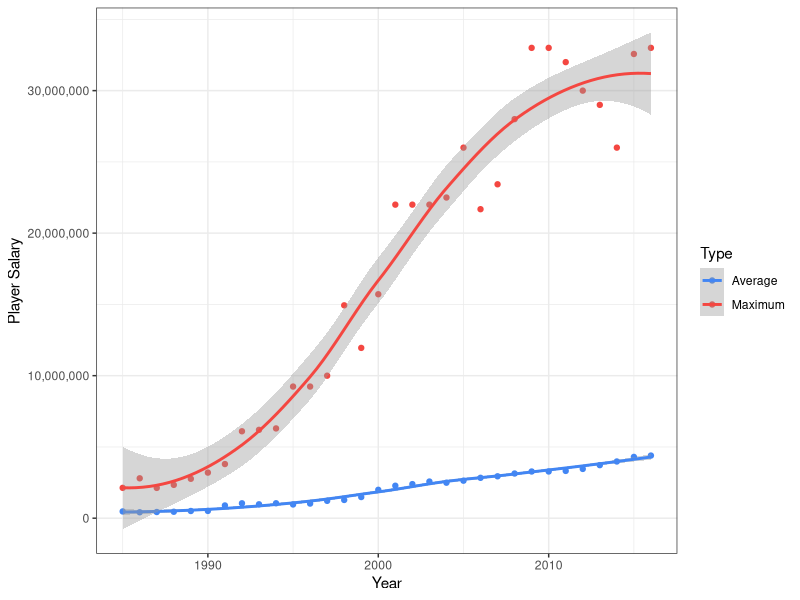
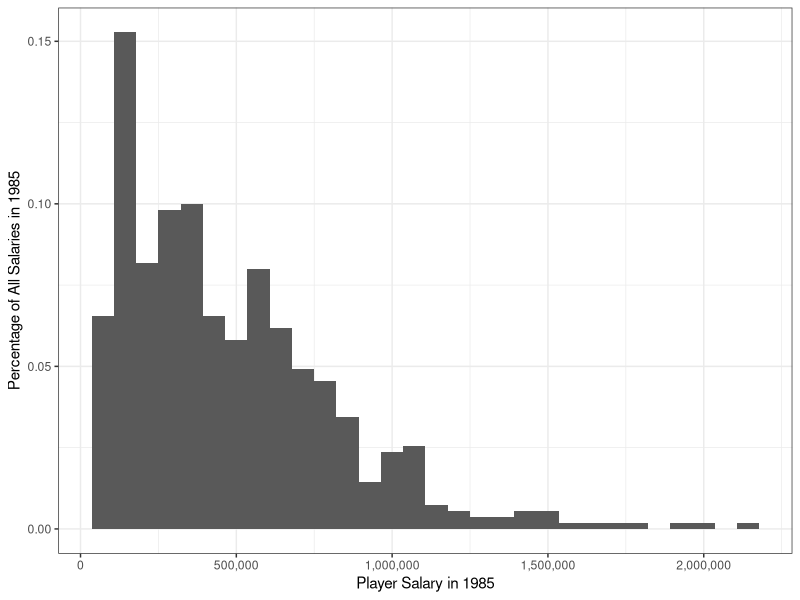
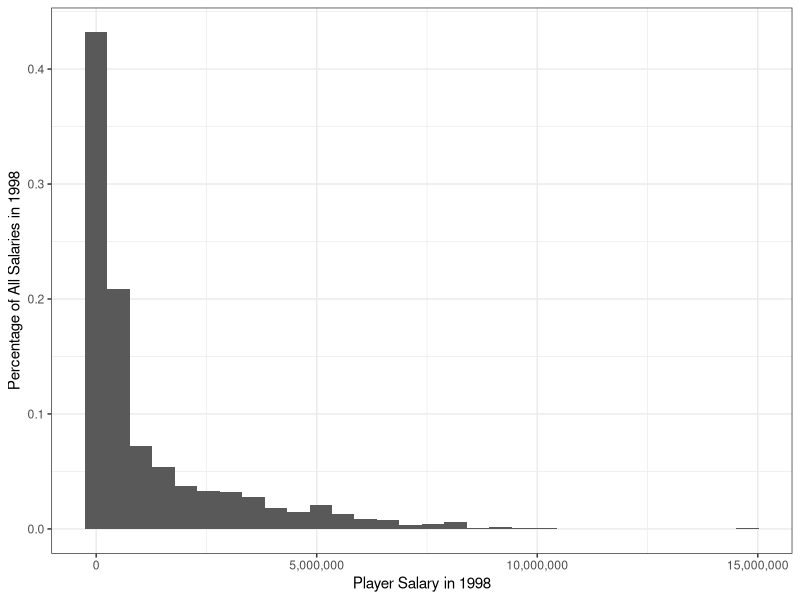
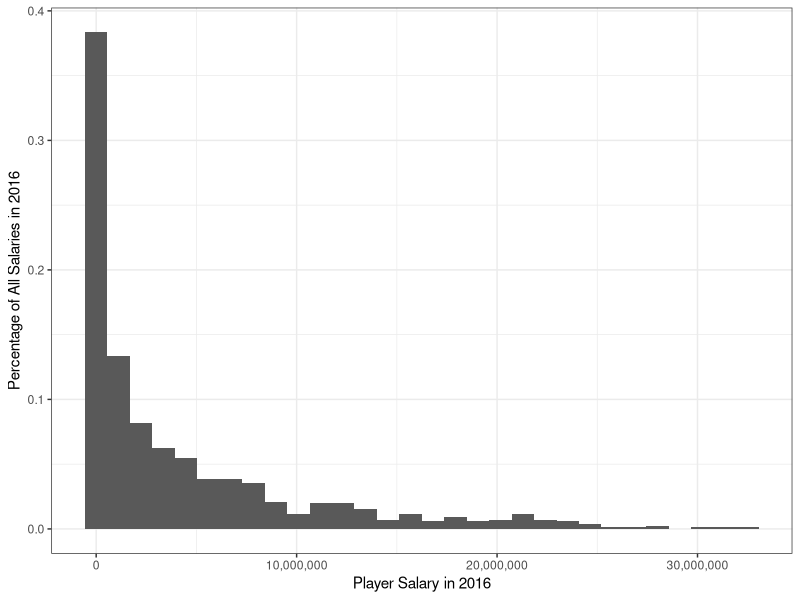
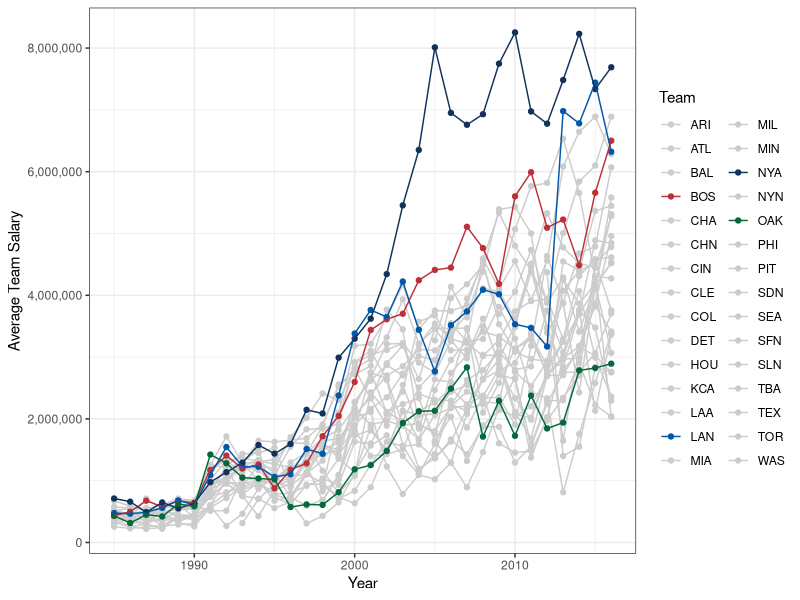
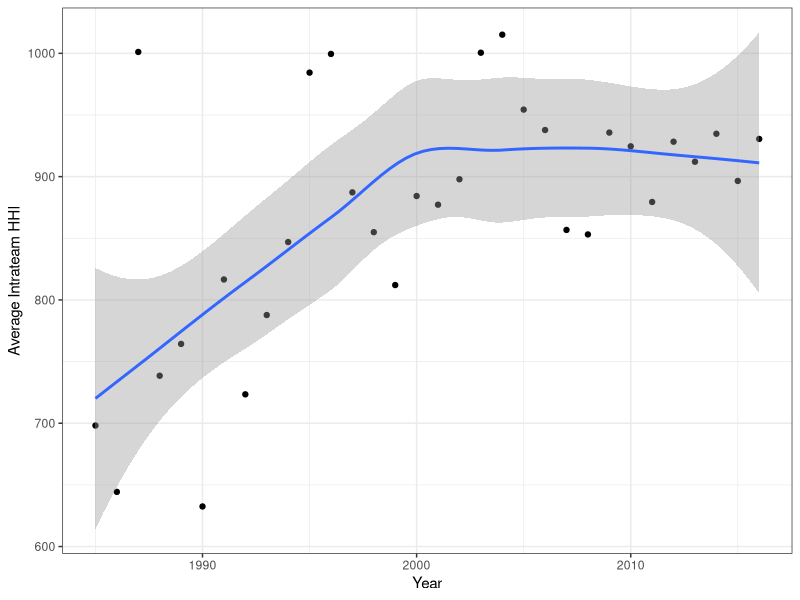
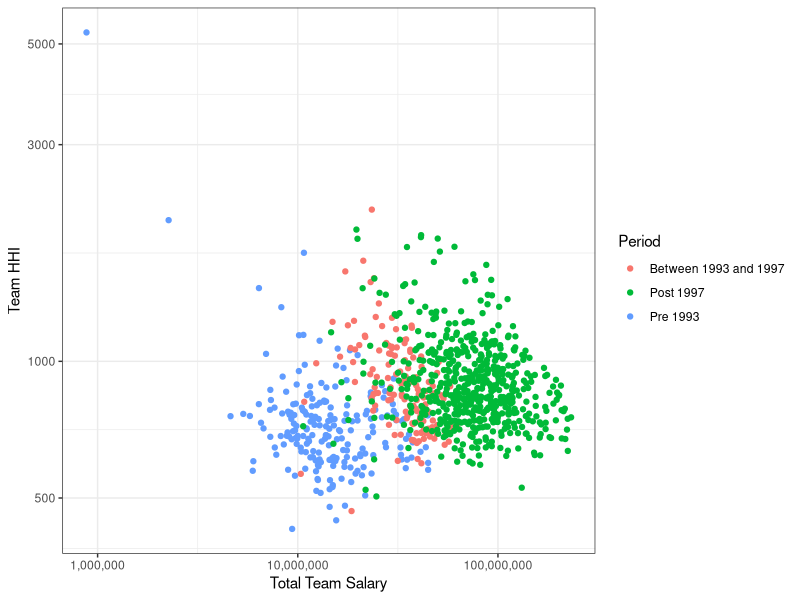

Write the R code that produced these figures, in order.
## ---- chunk 1
library(here)
library(scales)
library(tidyverse)

theme_set(theme_bw())

knitr::opts_chunk$set(echo = TRUE)
## ---- chunk 2
teams <- read_csv(here('teams.csv'))
salaries <- read_csv(here('salaries.csv'))
## ---- chunk 3
teams <- teams %>%
  filter(1985 <= yearID & yearID <= 2016) %>%
  mutate(winPercentage = W / (W + L) * 1000)

salaries <- salaries %>%
  filter(1985 <= yearID & yearID <= 2016) %>%
  mutate(salaryMil = salary / 1000000)
## ---- chunk 4
teams <- teams %>%
  inner_join(salaries) %>%
  group_by(yearID, teamID, G, W, L, winPercentage) %>%
  summarize(totalSalaryMil = sum(salaryMil))
## ---- chunk 5
salaries <- salaries %>% 
  inner_join(teams) %>%
  mutate(salaryShare = salaryMil / totalSalaryMil * 100) %>%
  mutate(salaryShareSquared = salaryShare ^ 2) %>%
  select(yearID, teamID, playerID, salary, salaryShare, salaryShareSquared)
## ---- chunk 6
teams <- teams %>%
  inner_join(salaries) %>%
  group_by(yearID, teamID, G, W, L, winPercentage, totalSalaryMil) %>%
  summarize(HHI = sum(salaryShareSquared))
## ---- chunk 7
teams_old <- teams %>%
  filter(1985 <= yearID & yearID <= 1998) %>%
  mutate(normalizedYear = yearID - 1985)

salaries_old <- salaries %>%
  filter(1985 <= yearID & yearID <= 1998)
## ---- chunk 8
summary(teams_old$winPercentage)
summary(teams_old$totalSalaryMil)
summary(teams_old$HHI)
## ---- chunk 9
linear_fixed_old <- lm(formula = winPercentage ~ totalSalaryMil + HHI +
                                                 normalizedYear + teamID + 0,
                       data = teams_old)
summary(linear_fixed_old)$coefficients
## ---- chunk 10
linear_random_old <- lm(formula = winPercentage ~ totalSalaryMil + HHI + normalizedYear,
                        data = teams_old)
summary(linear_random_old)$coefficients
## ---- chunk 11
log_log_fixed_old <- lm(formula = log(winPercentage) ~ log(totalSalaryMil) + log(HHI) +
                                                       normalizedYear + teamID + 0,
                        data = teams_old)
summary(log_log_fixed_old)$coefficients
## ---- chunk 12
log_log_random_old <- lm(formula = log(winPercentage) ~ log(totalSalaryMil) + log(HHI) +
                                                        normalizedYear,
                         data = teams_old)
summary(log_log_random_old)$coefficients
## ---- chunk 13
salary_vs_time <- salaries %>%
  group_by(yearID) %>%
  summarize(avg = mean(salary), max = max(salary))

ggplot(data = salary_vs_time) +
  geom_point(aes(x = yearID, y = avg, color = 'Average')) +
  geom_smooth(aes(x = yearID, y = avg, color = 'Average')) + 
  geom_point(aes(x = yearID, y = max, color = 'Maximum')) + 
  geom_smooth(aes(x = yearID, y = max, color = 'Maximum')) +
  scale_color_manual(values = c('#4286f4', '#f44741')) +
  scale_y_continuous(labels = comma) + 
  labs(color = 'Type') +
  xlab('Year') +
  ylab('Player Salary')
## ---- chunk 14
salaries_1985 <- filter(salaries, yearID == 1985)
salaries_1998 <- filter(salaries, yearID == 1998)
salaries_2016 <- filter(salaries, yearID == 2016)

ggplot(data = salaries_1985) +
  geom_histogram(aes(x = salary, y = (..count..) / sum(..count..))) +
  scale_x_continuous(labels = comma) + 
  xlab('Player Salary in 1985') +
  ylab('Percentage of All Salaries in 1985')

ggplot(data = salaries_1998) +
  geom_histogram(aes(x = salary, y = (..count..) / sum(..count..))) +
  scale_x_continuous(labels = comma) + 
  xlab('Player Salary in 1998') +
  ylab('Percentage of All Salaries in 1998')

ggplot(data = salaries_2016) +
  geom_histogram(aes(x = salary, y = (..count..) / sum(..count..))) +
  scale_x_continuous(labels = comma) + 
  xlab('Player Salary in 2016') +
  ylab('Percentage of All Salaries in 2016')
## ---- chunk 15
current_teamIDs <- c('ARI', 'ATL', 'BAL', 'BOS', 'CHA', 'CHN', 'CIN', 'CLE', 'COL', 'DET',
                     'HOU', 'KCA', 'LAA', 'LAN', 'MIA', 'MIL', 'MIN', 'NYA', 'NYN', 'OAK',
                     'PHI', 'PIT', 'SDN', 'SEA', 'SFN', 'SLN', 'TBA', 'TEX', 'TOR', 'WAS')
team_colors <- c('#cccccc', '#cccccc', '#cccccc', '#BD3039', '#cccccc',
                 '#cccccc', '#cccccc', '#cccccc', '#cccccc', '#cccccc',
                 '#cccccc', '#cccccc', '#cccccc', '#0157a8', '#cccccc',
                 '#cccccc', '#cccccc', '#11325b', '#cccccc', '#04683b',
                 '#cccccc', '#cccccc', '#cccccc', '#cccccc', '#cccccc',
                 '#cccccc', '#cccccc', '#cccccc', '#cccccc', '#cccccc')
colored_teamIDs <- c('BOS', 'LAN', 'NYA', 'OAK')

team_salary_vs_time <- salaries %>%
  filter(teamID %in% current_teamIDs) %>%
  group_by(yearID, teamID) %>%
  summarize(avg = mean(salary)) %>%
  mutate(flag = teamID %in% colored_teamIDs)

underlay_data <- filter(team_salary_vs_time, !flag)
overlay_data <- filter(team_salary_vs_time, flag)

ggplot() +
  geom_point(data = underlay_data, aes(x = yearID, y = avg, color = teamID)) +
  geom_line(data = underlay_data, aes(x = yearID, y = avg, color = teamID)) +
  geom_point(data = overlay_data, aes(x = yearID, y = avg, color = teamID)) +
  geom_line(data = overlay_data, aes(x = yearID, y = avg, color = teamID)) +
  scale_y_continuous(labels = comma) + 
  scale_color_manual(values = team_colors) +
  labs(color = 'Team') +
  xlab('Year') +
  ylab('Average Team Salary')
## ---- chunk 16
hhi_vs_time <- teams %>%
  group_by(yearID) %>%
  summarize(avg = mean(HHI))

ggplot(data = hhi_vs_time) +
  geom_point(aes(x = yearID, y = avg)) +
  geom_smooth(aes(x = yearID, y = avg)) + 
  xlab('Year') +
  ylab('Average Intrateam HHI')
## ---- chunk 17
year_to_period <- function(year) {
  if (year <= 1992) {
    return('Pre 1993')
  }
  else if (1993 <= year & year <= 1997) {
    return('Between 1993 and 1997')
  }
  else {
    return('Post 1997')
  }
}

hhi_vs_total_salary <- teams %>%
  mutate(period = year_to_period(yearID))

ggplot(data = hhi_vs_total_salary) +
  geom_point(aes(x = totalSalaryMil * 1000000, y = HHI, color = period)) +
  scale_x_log10(labels = comma) +
  scale_y_log10() +
  labs(color = 'Period') +
  xlab('Total Team Salary') +
  ylab('Team HHI')
## ---- chunk 18
teams_old <- teams %>%
  filter(1999 <= yearID & yearID <= 2016) %>%
  mutate(normalizedYear = yearID - 1999)

salaries_old <- salaries %>%
  filter(1999 <= yearID & yearID <= 2016)
## ---- chunk 19

## ---- chunk 20

## ---- chunk 21

## ---- chunk 22

